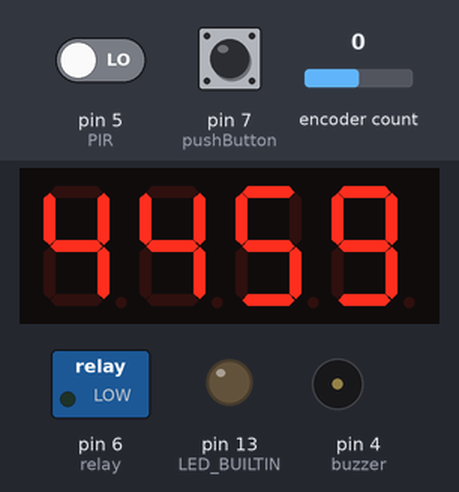
A sketch run on a simulated Arduino Uno, built with avr-gcc and run on an emulated ATmega328P. Parts: 4-digit seven-segment display, switched loads named in the sketch (green lamp = pin HIGH), output pins drawn as LEDs (lit = HIGH), buzzer (waves = sounding, pin HIGH). The test bench sets the inputs (shaded band); at power-on: pin 5 (PIR) LOW, pin 7 (pushButton) HIGH, encoder count 0. EEPROM starts erased.

Above: at 1.2 s.
1.3 s: pin 5 (PIR) driven HIGH
At 2.3 s:
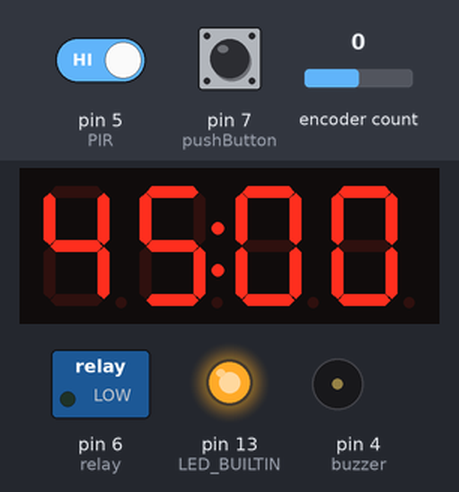
3.0 s: pin 7 (pushButton) pulled LOW for 3.2 s
At 3.73 s:
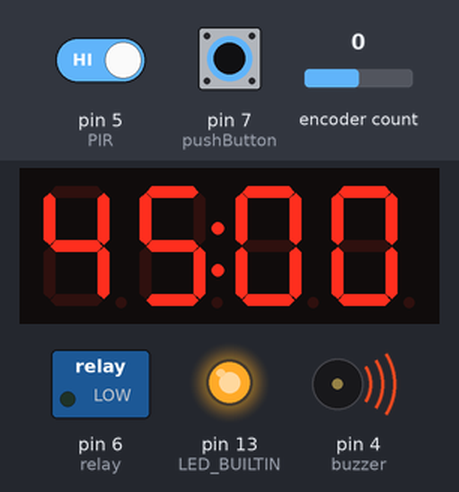
7.9 s: encoder count set to 1
At 8.4 s:
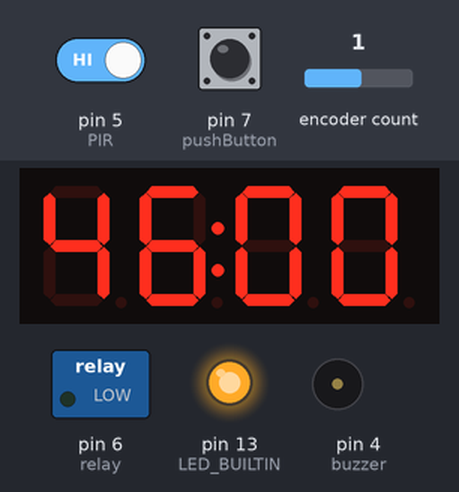
9.4 s: encoder count set to 2
At 10.6 s:
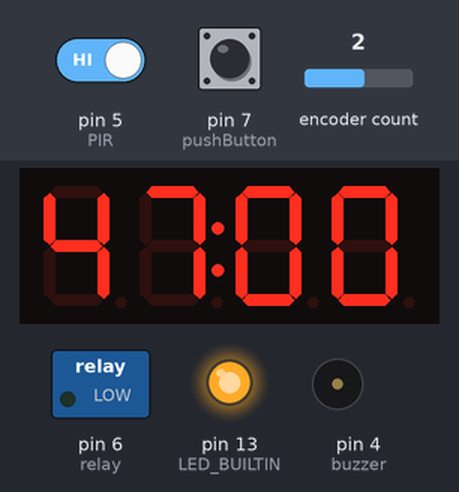
10.9 s: pin 5 (PIR) driven LOW
At 11.3 s:
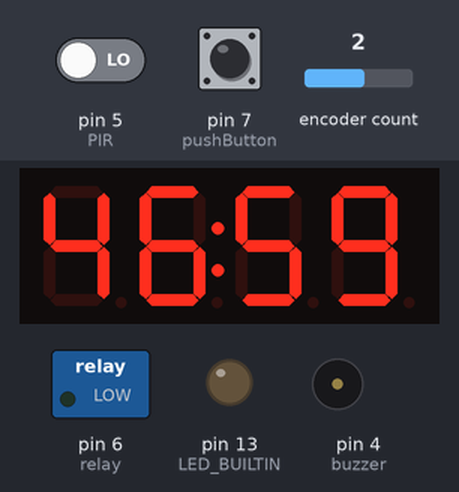
12.4 s: pin 7 (pushButton) pulled LOW for 0.15 s
At 17.5 s:
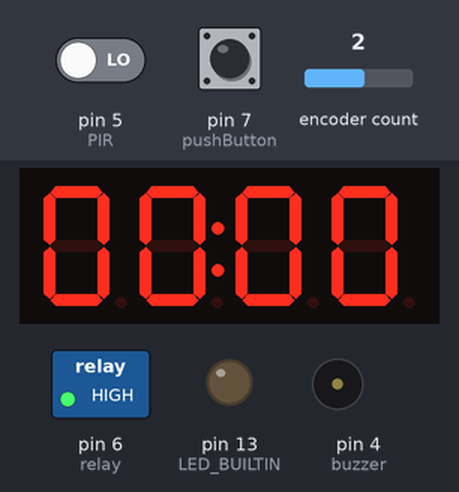
Timing chart, 0 to 18.0 s (numbered marks = the images above; inputs shaded):
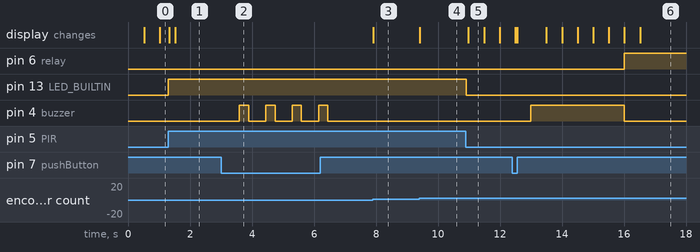

Measured:
- after the input at 1.3 s, pin 13 (LED_BUILTIN): LOW → HIGH at once
- after the input at 3.0 s, pin 4 (buzzer): alternates HIGH for 0.30 s and LOW for 0.55 s, 8 changes in all, then stays LOW, starting after 0.59 s
- after the input at 7.9 s, the display: changes at once (image 3)
- after the input at 9.4 s, the display: changes at once (image 4)
- after the input at 10.9 s, pin 13 (LED_BUILTIN): HIGH → LOW at once; the display: changes after 0.07 s (image 5)
- after the input at 12.4 s, pin 6 (relay): LOW → HIGH after 3.6 s; pin 4 (buzzer): LOW → HIGH after 0.60 s, → LOW 3.0 s later

The sketch:

scatch.ino
```cpp
#include <EEPROM.h>
#include <RotaryEncoder.h>
#include "TM1637.h"
#define CLK 3//pins definitions for the module and can be changed to other ports
#define DIO 2
// #define LED_BUILTIN 13
#define key_pressed 1
#define key_holded 4
#define keys_not_pressed 0
TM1637 disp(CLK,DIO);

//библиотека tm1637.h изначально имеет баг, который надо править ручками.
//Открываете файл tm1637.cpp и добавляете в строку 93
//Команду break;
//  digitalWrite(Clkpin,LOW); //wait for the ACK
//  digitalWrite(Datapin,HIGH);
//  digitalWrite(Clkpin,HIGH);
//  pinMode(Datapin,INPUT);
//  while(digitalRead(Datapin))
// {
//    count1 +=1;
//    if(count1 == 200)//
//    {
//     pinMode(Datapin,OUTPUT);
//     digitalWrite(Datapin,LOW);
//     count1 =0;
//	 break; // <<<<<<<<<<<<<<<<<<<<<<<<<<<<<<<<<<<<
//    }
//    pinMode(Datapin,INPUT);
//  }
//  pinMode(Datapin,OUTPUT);
//}
//send start signal to TM1637


// Setup a RoraryEncoder for pins A2 and A3:
RotaryEncoder encoder(A2, A3);

// константы
int preset_time = 5400; // заданное время в секундах

// переменные
int8_t TimeDisp[] = {0x00,0x00,0x00,0x00};
int lastPos = 0;
int halfseconds = 118;
const byte pushButton = 7;
const byte PIR = 5;
const byte buzzer = 4;
const byte relay = 6;
unsigned long prMillis=0;
uint8_t key_data = 0;

void setup()
{
  disp.set(BRIGHT_TYPICAL);//BRIGHT_TYPICAL = 2,BRIGHT_DARKEST = 0,BRIGHTEST = 7;
  disp.init(D4036B);//D4056A is the type of the module
//  disp.init(D4056A);//D4056A is the type of the module
  pinMode(pushButton, INPUT_PULLUP);
  pinMode(PIR, INPUT);
  pinMode(buzzer, OUTPUT);
  pinMode(relay, OUTPUT);
  pinMode (LED_BUILTIN, OUTPUT);
  digitalWrite(LED_BUILTIN, LOW);
  digitalWrite(buzzer, LOW);
  digitalWrite(relay, LOW);
  {
  int temp_preset_time = 15;
  EEPROM.get( 0, temp_preset_time);
  if ((temp_preset_time <= 11880) && (temp_preset_time >= 5))
	{
	halfseconds = temp_preset_time;
	preset_time = temp_preset_time;
	}
  else
	{
	halfseconds = preset_time;
	}
  }
} // setup()


// Read the current position of the encoder and print out when changed.
void loop()
{
  key_data = get_key();  // вызываем функцию определения нажатия кнопок, присваивая возвращаемое ней значение переменной, которую далее будем использовать в коде
  if (halfseconds <= 0)
  {
  digitalWrite(relay, HIGH);
  }
  if (digitalRead(PIR))
  {
  digitalWrite(LED_BUILTIN, HIGH);
//  digitalWrite(buzzer, HIGH);
  halfseconds = preset_time;
  }
  else
  {
  digitalWrite(LED_BUILTIN, LOW);
//  digitalWrite(buzzer, LOW);
  }


//  byte ind = halfseconds/120;
//  if (halfseconds > 120)
//  {
//  disp.display(ind);
//  }
//  else
//  {
//  byte temp_ind = halfseconds/2;
//  disp.display(temp_ind);
//  }

  TimeDisp[3] =  (halfseconds % 20) / 2;
  TimeDisp[2] = (halfseconds % 120) / 20;
  TimeDisp[1] = (halfseconds % 1200) / 120;
  TimeDisp[0] = halfseconds / 1200;
  disp.display(TimeDisp);


  encoder.tick();

  int newPos = encoder.getPosition();  // get the current physical position

  if (((halfseconds < 240) && (halfseconds > 238)) || ((halfseconds < 120) && (halfseconds > 118)) || ((halfseconds < 360) && (halfseconds > 358)) || (halfseconds == 18) || (halfseconds == 16) || (halfseconds == 14) || (halfseconds == 12) || (halfseconds == 10) || (halfseconds == 8) || ((halfseconds <= 6) && (halfseconds > 0)))
  {
  digitalWrite(buzzer, HIGH);
  }
  else
  {
  if (digitalRead (buzzer)) {digitalWrite(buzzer, LOW);}
  }

  if (newPos < lastPos)
  {
    halfseconds = halfseconds - 120;
  }
  else if (newPos > lastPos)
  {
   halfseconds = halfseconds + 120;
  }
  if (lastPos != newPos)
  {
    lastPos = newPos;
	preset_time = halfseconds;
  if (preset_time > 11880)
  {
  preset_time = 11880;
  }
  else if (preset_time < 7)
  {
  preset_time = 7;
  }
  }
  if (key_data == key_holded)
  {
  int temp_preset_time = (preset_time - (preset_time % 120));
  if (temp_preset_time <= 0) {temp_preset_time = 120;}
  EEPROM.put(0 , temp_preset_time);
  digitalWrite(buzzer, HIGH);
  delay(300);
  digitalWrite(buzzer, LOW);
  }
  if (key_data == key_pressed)
  {
  halfseconds = 7;
  }
  if (millis()-prMillis>=499)
  {
  prMillis=millis();
  halfseconds --;
  if(halfseconds % 2)
  {
  disp.point(true);
  }
  else
  {
  disp.point(false);
  }
  }
  if (halfseconds > 11880)
  {
  halfseconds = 11880;
  }
  else if (halfseconds < 0)
  {
  halfseconds = 0;
  }
}


byte get_key() // Функция определения нажатия и удержания кнопок
{
// версия 1 - для кратковременного нажатия значение возвращается при отпускании кнопки, для длительного - пока кнопка остаётся нажатой, с заданным интервалом
uint8_t trigger_push_hold_counter = 10; // задержка триггера кратковременного/длительного нажатия (проходов функции, умноженных на задержку "milliseconds_between_increment")
uint8_t milliseconds_between_increment = 50; // интервал в миллисекундах между инкрементом счётчика нажатой кнопки
static uint8_t val_kl;
static uint32_t key_delay_millis;
static uint32_t key_delay_after_hold_millis;
if ((millis() - key_delay_millis) > milliseconds_between_increment) //обрабатываем нажатия инкрементом переменной только если после предыдущей обработки прошло не менее "milliseconds_between_increment" миллисекунд
	{
	  if (!(PIND & (1 << PIND7)))  //нажатие
		{
		val_kl++;  // инкрементируем счётчик
		if (val_kl > trigger_push_hold_counter) // если значение счётчика больше порога детектирования удержания клавиши
			{
				val_kl = 0; // сбрасываем счётчик
				key_delay_after_hold_millis = millis(); // запоминаем время
				return key_holded; // возвращаем значение
			}
		}
	  key_delay_millis = millis(); // запоминаем время
	}
if (val_kl > 0) //если клавиша перед этим была нажата
	{
		if ((PIND & (1 << PIND7)) && ((millis() - key_delay_after_hold_millis) > (trigger_push_hold_counter * milliseconds_between_increment))) // если клавиша на данный момент отпущена и с момента последнего удержания любой клавиши прошёл интервал больше, чем один интервал удержания клавиши
			{
				val_kl = 0;  // сбрасываем счётчик
				return key_pressed; // возвращаем значение
			}
	}
if (PIND & (1 << PIND7)) {val_kl = 0;} // если добрались до этой точки и кнопка не нажата - обнуляем счётчик (защита от появления "pressed" после "holded")
return 0; // если ни одна из кнопок не была нажата - возвращаем 0
}

// The End
```
